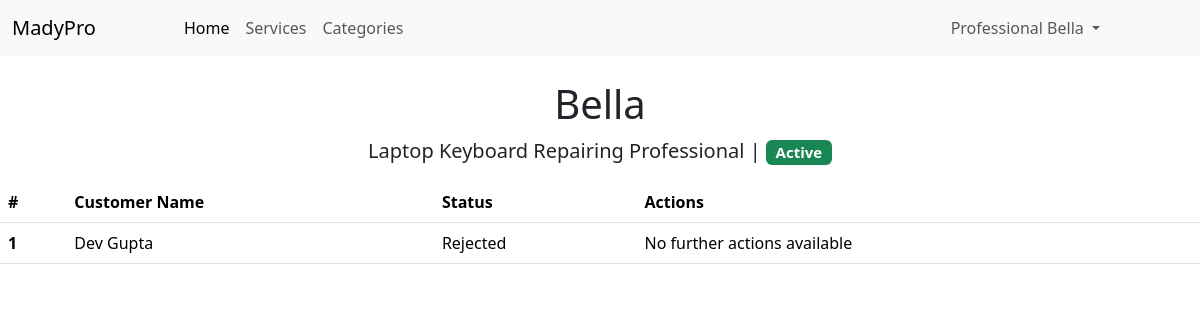
The app's page /professional-dashboard (signed in) with its own data.
### app/models.py (models this page shows, shortened)
class Professional(UserMixin, db.Model):
    id = db.Column(db.Integer, autoincrement=True, primary_key=True)
    name = db.Column(db.String, unique=True, nullable=False)
    email = db.Column(db.String(120), unique=True, nullable=False)
    password = db.Column(db.String, nullable=False)
    service_id = db.Column(db.Integer, db.ForeignKey('service.id'), nullable=False)
    service_requests = db.relationship('ServiceRequest', backref='professional', lazy=True)
    status = db.Column(db.String, default="Pending")
    def get_id(self):
        return f"p_{self.id}"

class Service(db.Model):
    id = db.Column(db.Integer, autoincrement=True, primary_key=True)
    name = db.Column(db.String, unique=True, nullable=False)
    price = db.Column(db.Integer, nullable=False)
    description = db.Column(db.Text)
    category_id = db.Column(db.Integer, db.ForeignKey('category.id'), nullable=False)
    professionals = db.relationship('Professional', backref='service', lazy=True)

class ServiceRequest(db.Model):
    id = db.Column(db.Integer, autoincrement=True, primary_key=True)
    service_id = db.Column(db.Integer, db.ForeignKey('service.id'), nullable=False)
    customer_id = db.Column(db.Integer, db.ForeignKey('customer.id'), nullable=False)
    professional_id = db.Column(db.Integer, db.ForeignKey('professional.id'), nullable=False)
    status = db.Column(db.String, default="Requested")

class Customer(UserMixin, db.Model):
    id = db.Column(db.Integer, autoincrement=True, primary_key=True)
    name = db.Column(db.String, unique=True, nullable=False)
    email = db.Column(db.String(120), unique=True, nullable=False)
    password = db.Column(db.String(60), nullable=False)
    service_requests = db.relationship('ServiceRequest', backref='customer', lazy=True)

### app/routes.py (the view)
@app.route('/professional-dashboard')
@professional_login_required
def professional_dashboard():
    prof_id = int(current_user.get_id()[2:])
    professional = Professional.query.filter_by(id=prof_id).first()
    return render_template('professionals_dashboard.html', professional = professional,
                           service_requests = professional.service_requests)

### app/routes.py (called while the page is built)
@login_manager.user_loader
def load_user(user_id):
    if user_id.startswith('p_'):
        return db.session.get(Professional, int(user_id[2:]))
    elif user_id.startswith('c_'):
        return db.session.get(Customer, int(user_id[2:]))
    elif user_id.startswith('a_'):
        return db.session.get(Admin, int(user_id[2:]))
    return None

def professional_login_required(f):
    @wraps(f)
    def decorated_function(*args, **kwargs):
        if not current_user.is_authenticated:
            flash('Please Log As A Professional To Continue', 'warning')
            return redirect(url_for('professional_login'))
        if not current_user.get_id().startswith('p_'):
            flash('Access Denied! You Are Not Allowed To Access This Page', 'danger')
            return redirect(url_for('home'))
        return f(*args, **kwargs)
    return decorated_function

### app/templates/professionals_dashboard.html (shortened to what this page needs)
{% extends 'base.html' %} {% block content %}
<div class="container mt-4">
  <h3 class="text-center display-6 my-2">{{ professional.name }}</h3>
  <div class="row">
    <div class="text-center">
      <p class="lead">
        {{ professional.service.name }} Professional |
		<span class="badge
          {% if professional.status == 'Active' %}
            text-bg-success
          {% elif professional.status == 'Pending' %}
            text-bg-warning
          {% elif professional.status == 'InActive' %}
            text-bg-danger
          {% endif %}
        "> {{ professional.status }} </span>
      </p>
    </div>
  </div>
</div>
<table class="table table-hover">
  <thead>
    <tr>
      <th scope="col">#</th>
      <th scope="col">Customer Name</th>
      <th scope="col">Status</th>
      <th scope="col">Actions</th>
    </tr>
  </thead>
  <tbody>
    {% for request in service_requests %}
    <tr>
      <th scope="row">{{ request.id }}</th>
      <td>{{ request.customer.name }}</td>
      <td>{{ request.status }}</td>
      <td>
        <div class="d-inline">
          {% if request.status == "Requested" %}
			<form
				action="{{ url_for('accept_request', request_id=request.id) }}"
				method="POST"
				class="d-inline">
				<button type="submit" class="btn btn-success">Accept</button>
			</form>
			<form
				action="{{ url_for('reject_request', request_id=request.id) }}"
				method="POST"
				class="d-inline">
				<button type="submit" class="btn btn-danger">Reject</button>
			</form>
          {% elif request.status == "Rejected" %}
          	<span>No further actions available</span>
          {% endif %}
        </div>
      </td>
    </tr>
    {% endfor %}
  </tbody>
</table>
{% endblock %}

### app/templates/base.html (shortened to what this page needs)
<!DOCTYPE html>
<html lang="en">
<head>
    <link href="https://cdn.jsdelivr.net/npm/bootstrap@5.3.3/dist/css/bootstrap.min.css" rel="stylesheet">
  </head>
<body>
  <nav class="navbar navbar-expand-lg bg-body-tertiary">
    <div class="container-fluid">
      <a class="navbar-brand" href="{{ url_for('home') }}">MadyPro</a>
      <div class="collapse navbar-collapse" id="navbarNavAltMarkup">
        <div class="navbar-nav left-content">
          <a class="nav-link active" aria-current="page" href="{{ url_for('home') }}">Home</a>
          <a class="nav-link" href="{{ url_for('services') }}">Services</a>
          <a class="nav-link" href="{{ url_for('categories') }}">Categories</a>
        </div>
        <div class="navbar-nav ms-auto right-content">
          {% if current_user.is_authenticated %}
            <div class="nav-item dropdown">
              <a class="nav-link dropdown-toggle" href="#" id="userDropdown" role="button" data-bs-toggle="dropdown" aria-expanded="false">
                {% if current_user.get_id().startswith('c_') %}
                  Customer {{ current_user.name }}
                {% else %}
                  Professional {{ current_user.name }}
                {% endif %}
              </a>
            </div>
          {% endif %}
        </div>
      </div>
    </div>
  </nav>
    {% block content %}
    {% endblock %}
</body>
</html>

### app/templates/base.html (style rules this page uses)
.navbar-nav.left-content { margin-left: 4rem; }
.navbar-nav.right-content { margin-right: 5rem; }

### records on screen
Professional: name "Bella", status "Active"
Service: service.name "Laptop Keyboard Repairing"
ServiceRequest: id "1", customer.name "Dev Gupta", status "Rejected", shows "No further actions available"
